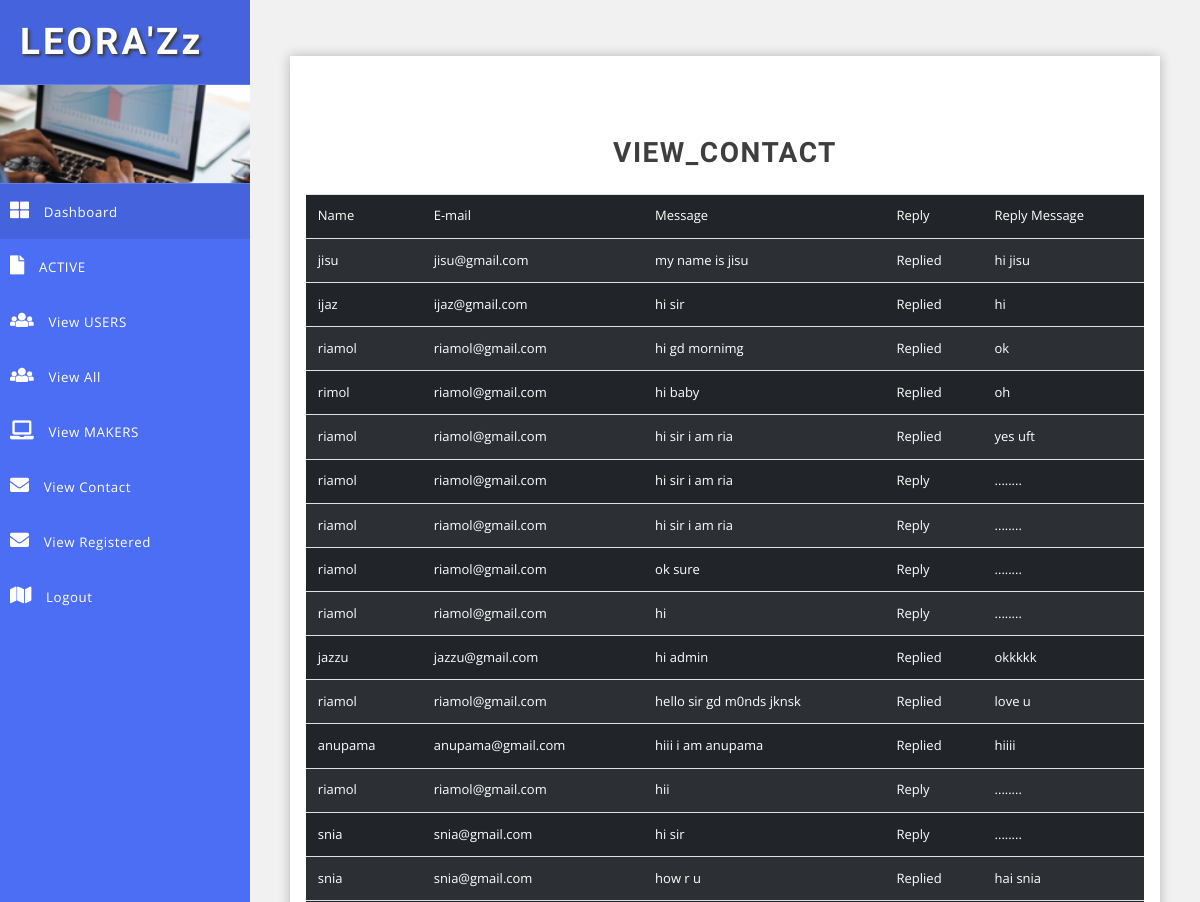
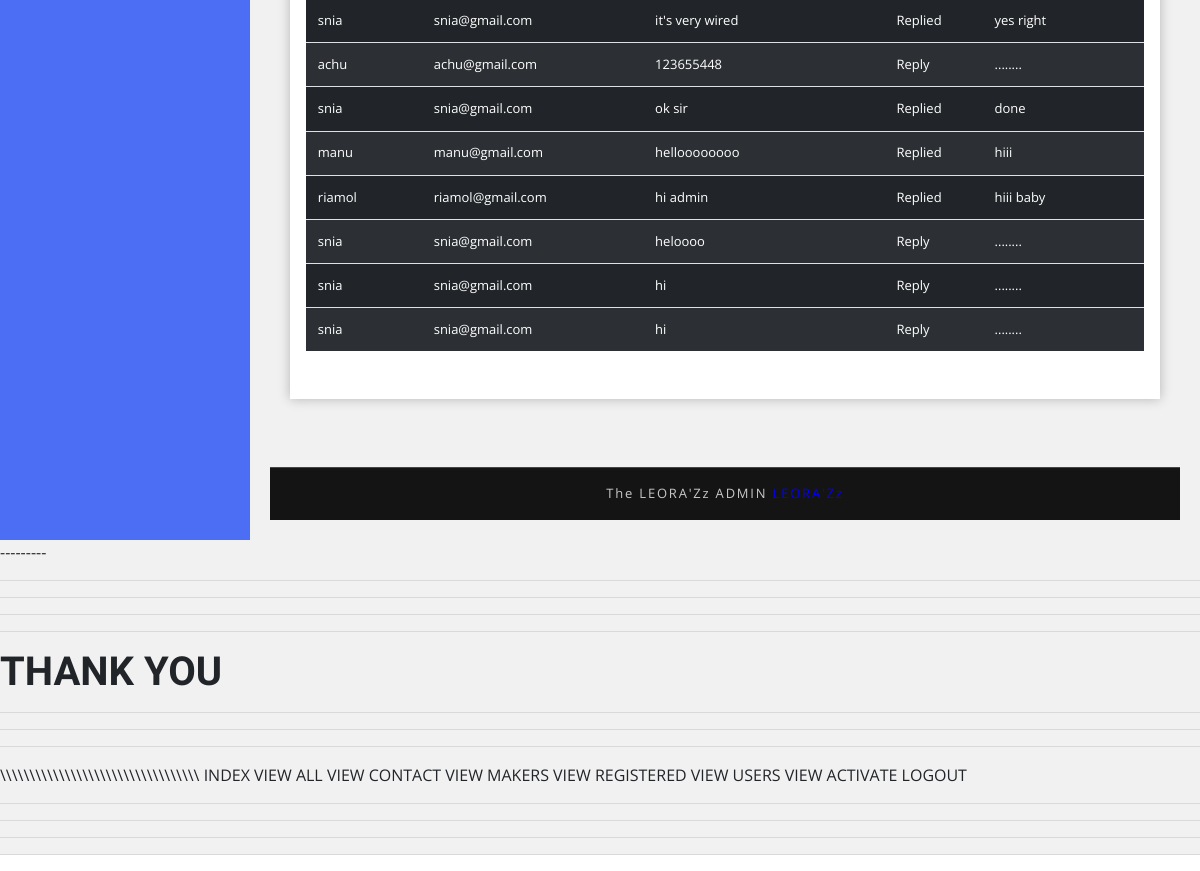
The app's page /view/, older data (2 pictures, top to bottom).
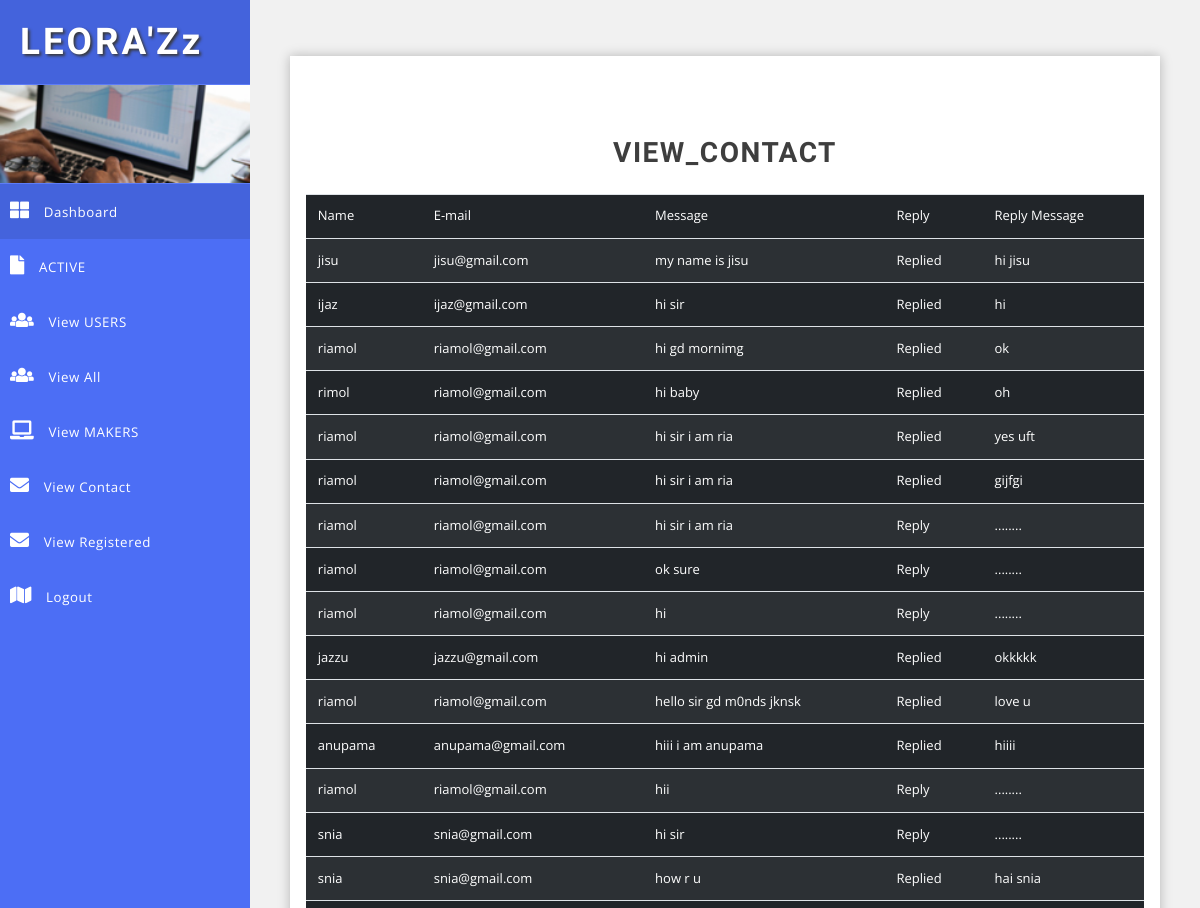
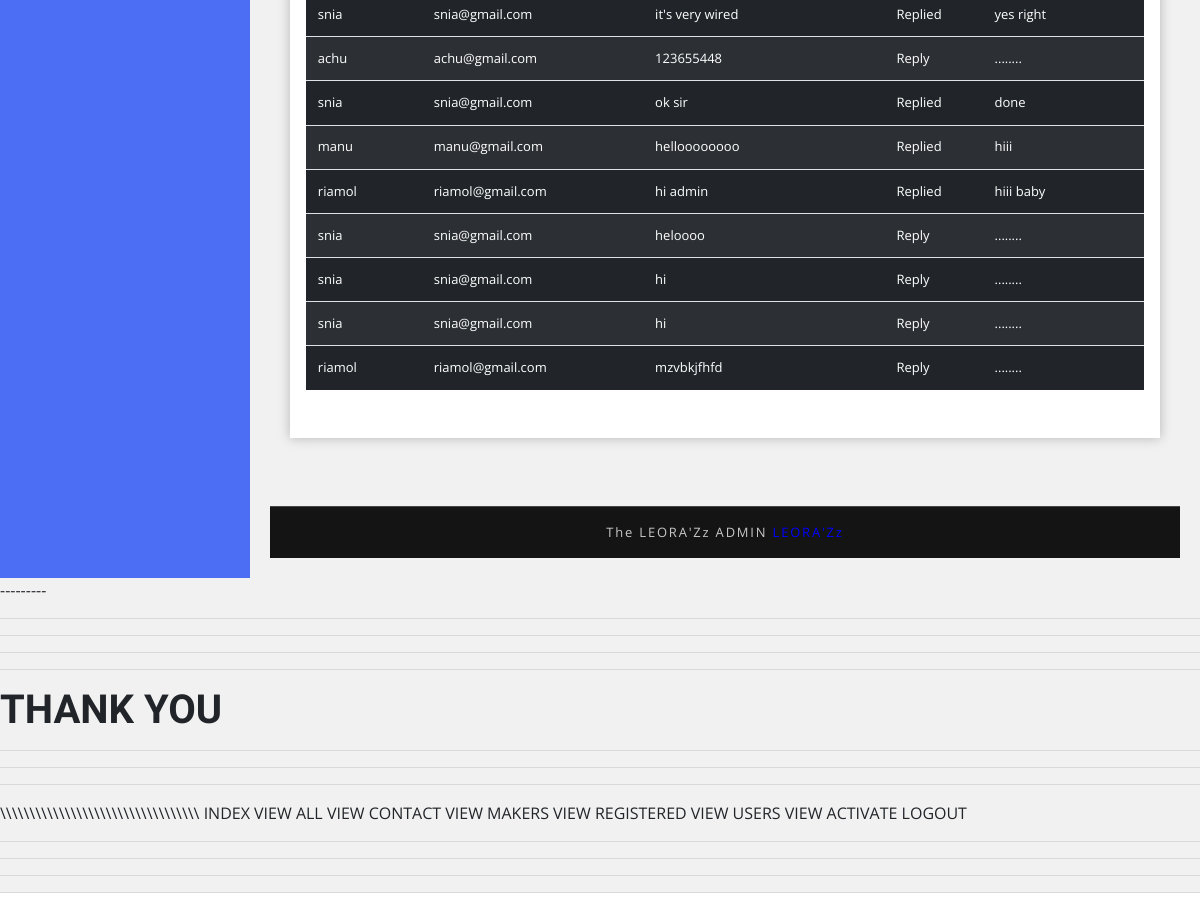
The same page, newer data (2 pictures, top to bottom).
### publicapp/models.py (models this page shows)
class tbl_cont(models.Model):
    name=models.CharField(max_length=100)
    email=models.CharField(max_length=50)
    msg=models.CharField(max_length=100)
    regid=models.CharField(max_length=100,default="0")
    reply=models.CharField(max_length=100,default="Reply")
    replymessage=models.CharField(max_length=100,default="........")

### adminapp/views.py (the view)
# urls.py: url(r"view/$",view,name='view'),
def view(request):
    data=tbl_cont.objects.all()
    return render(request,"adminapp/view_contact.html",{"data":data})

### adminapp/templates/adminapp/view_contact.html (shortened to what this page needs)
{% extends "adminapp/adminapp_layout.html" %}
{% block content %}
<html lang="en"><head>
    <link href="../static/adminapp/css/bootstrap.css" rel="stylesheet" type="text/css" media="all">
    <link href="../static/adminapp/css/style.css" rel="stylesheet" type="text/css" media="all">
    <link rel="stylesheet" href="../static/adminapp/css/style4.css">
    <link href="../static/adminapp/css/fontawesome-all.css" rel="stylesheet">
</head>
<body>
    <div class="wrapper">
        <div id="content">
            <section class="tables-section">
                <div class="outer-w3-agile mt-3">
                    <h4 class="tittle-w3-agileits mb-4 mt-5">VIEW_CONTACT</h4>
                    <table class="table table-striped table-dark">
                        <thead>
                            <tr>
                                <td>Name</td>
                                <td>E-mail</td>
                                <td>Message</td>
                                <td>Reply</td>
                                <td>Reply Message</td>
                            </tr>
                        </thead>
                        <tbody>
                            {% for i in data %}
                            <tr>
                                <td>{{i.name}}</td>
                                <td>{{i.email}}</td>
                                <td>{{i.msg}}</td>
                                <td><a href="{% url 'reply' id=i.id %}">{{i.reply}}</a></td>
                                <td>{{i.replymessage}}</td>
                            </tr>
                            {% endfor %}
                        </tbody>
                    </table>
                </div>
            </section>
        </div>
    </div>
</body></html>
{% endblock %}

### adminapp/templates/adminapp/adminapp_layout.html (shortened to what this page needs)
<!DOCTYPE html>
<html lang="en">
<head>
    <link href="../static/adminapp/css/bootstrap.css" rel="stylesheet" type="text/css" media="all" />
    <link rel="stylesheet" href="../static/adminapp/css/bar.css">
    <link rel="stylesheet" type="text/css" href="../static/adminapp/css/pignose.calender.css" />
    <link href="../static/adminapp/css/style.css" rel="stylesheet" type="text/css" media="all" />
    <link rel="stylesheet" href="../static/adminapp/css/style4.css">
    <link href="../static/adminapp/css/fontawesome-all.css" rel="stylesheet">
</head>
<body>
    <div class="wrapper">
        <nav id="sidebar">
            <div class="sidebar-header">
                <h1>
                    <a href="{% url 'index' %}">LEORA'Zz</a>
                </h1>
            </div>
            <div class="profile-bg"></div>
            <ul class="list-unstyled components">
                <li class="active">
                    <a href="#">
                        <i class="fas fa-th-large"></i>
                        Dashboard
                    </a>
                </li>
                <li>
                    <a href="{% url 'view_active' %}">
                        <i class="fas fa-file"></i>
                            ACTIVE
                    </a>
                </li>
                <li>
                    <a href="{% url 'view_users' %}">
                        <i class="fas fa-users"></i>
                        View  USERS
                    </a>
                </li>
                <li>
                    <a href="{% url 'view_all' %}">
                        <i class="fas fa-users"></i>
                        View All
                    </a>
                </li>
                <li>
                    <a href="{% url 'view_makers' %}">
                        <i class="fas fa-laptop"></i>
                        View MAKERS
                    </a>
                </li>
                <li>
                    <a href="{% url 'view' %}">
                        <i class="fas fa-envelope"></i>
                        View Contact
                     </a>
                </li>
                <li>
                    <a href="{% url 'view_registered' %}">
                        <i class="fas fa-envelope"></i>
                        View Registered
                     </a>
                </li>                <li>
                    <a href="{% url 'logout' %}">
                        <i class="fas fa-map"></i>
                        Logout
                    </a>
                </li>
            </ul>
        </nav>
        <div id="content">
                {% block content %}
                {% endblock %}
            <div class="copyright-w3layouts py-xl-3 py-2 mt-xl-5 mt-4 text-center">
                <p>The LEORA'Zz ADMIN
                    <label style="color: blue"> LEORA'Zz </label>
                </p>
            </div>
        </div>
    </div>
    <link href="../static/adminapp/css/simplyCountdown.css" rel='stylesheet' type='text/css' />
</body>
</html>
<hr>
<hr>
<hr>
<hr>
<h1> THANK YOU</h1>
<hr>
<hr>
<hr>
\\\\\\\\\\\\\\\\\\\\\\\\\\\\\\\\\\
<a href="{% url 'index' %}"> INDEX </a>
<a href="{% url 'view_all' %}"> VIEW ALL </a>
<a href="{% url 'view' %}"> VIEW CONTACT </a>
<a href="{% url 'view_makers' %}"> VIEW MAKERS </a>
<a href="{% url 'view_registered' %}"> VIEW REGISTERED </a>
<a href="{% url 'view_users' %}"> VIEW USERS </a>
<a href="{% url 'view_active' %}">VIEW ACTIVATE</a>
<a href="{% url 'logout' %}">LOGOUT</a>
<hr>
<hr>
<hr>
<hr>

### adminapp/static/adminapp/css/style.css (style rules this page uses)
html, body { margin: 0; font-size: 100%; font-family: 'Open Sans', sans-serif; background: #fff; }
body a { text-decoration: none; transition: 0.5s all; -webkit-transition: 0.5s all; -moz-transition: 0.5s all; -o-transition: 0.5s all; -ms-transition: 0.5s all; }
h1, h2, h3, h4, h5, h6 { margin: 0; font-family: 'Poiret One', cursive; font-weight: 700; }
p { margin: 0; }
ul { margin: 0; padding: 0; }
label { margin: 0; }
ul li { list-style: none; }
.outer-w3-agile { padding: 2em 1em; -webkit-box-shadow: 0px 0px 11px 0px rgba(0, 0, 0, 0.25); -moz-box-shadow: 0px 0px 11px 0px rgba(0, 0, 0, 0.25); box-shadow: 0px 0px 11px 0px rgba(0, 0, 0, 0.25); background: #fff; }
h4.tittle-w3-agileits { font-size: 2em; letter-spacing: 1.5px; font-weight: 600; color: #3e3e3e; text-align: center; }
.profile-bg { border: 1px solid #5d7cf7; border-left: none; border-right: none; background: url(../images/menu1.jpg)no-repeat 0px 0px; -webkit-background-size: cover; -moz-background-size: cover; -o-background-size: cover; -ms-background-size: cover; background-size: cover; min-height: 100px; }
.copyright-w3layouts p { color: #c7c7c7; font-size: 13px; letter-spacing: 1.8px; text-align: center; font-weight: 400; }
.copyright-w3layouts { background: #151414; border-top: 1px solid #464646; }
ul.list-unstyled li { font-size: 14px; letter-spacing: 1px; color: #7d7d7d; }
.table th, .table td { padding: 0.74rem; vertical-align: top; border-top: 1px solid #dee2e6; font-size: 13px; }
@media (max-width:1280px) { h4.tittle-w3-agileits { font-size: 1.75em; } }

### adminapp/static/adminapp/css/style4.css (style rules this page uses)
body { font-family: 'Open Sans', sans-serif; background: #f1f1f1; }
p { font-family: 'Open Sans', sans-serif; }
a, a:hover, a:focus { color: inherit; text-decoration: none; transition: all 0.3s; }
i, span { display: inline-block; }
.wrapper { display: flex; align-items: stretch; }
#sidebar { min-width: 250px; max-width: 250px; background: #4c6ef5; color: #fff; transition: all 0.3s; }
.sidebar-header h1 { font-size: 2.3em; letter-spacing: 3px; color: #fff; text-shadow: 2px 2px 3px #39393a; }
#sidebar ul li a { text-align: left; }
#sidebar .sidebar-header { padding: 20px; background: #4463dc; }
#sidebar ul li a { padding: 16px 10px; font-size: .95em; letter-spacing: 0.6px; display: block; color: #fff; font-weight: 400; }
#sidebar ul li a i { margin-right: 10px; font-size: 19px; }
#sidebar ul li.active>a, #sidebar a[aria-expanded="true"] { color: #fff; background: #4463dc; }
#content { padding: 20px; min-height: 100vh; transition: all 0.3s; overflow: hidden; width: 100%; }

Row changes from the older to the newer data that the page shows:
changed tbl_cont: reply "Reply" → "Replied"; replymessage "........" → "gijfgi"
added tbl_cont: name "riamol", email "riamol@gmail.com", msg "mzvbkjfhfd", reply "Reply", replymessage "........"
